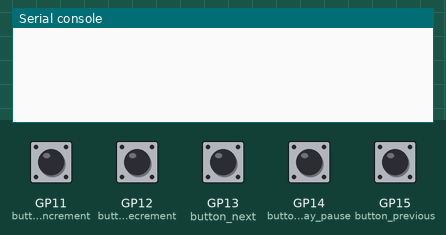
Simulated run of this program. Board: Raspberry Pi Pico running CircuitPython. Shown: the last lines printed to the serial console. Inputs (shaded band) come from the test bench; at power-on: GP11 (button_volume_increment), GP12 (button_volume_decrement), GP13 (button_next), GP14 (button_play_pause), GP15 (button_previous) LOW. USB keyboard and mouse output is not drawn.

Above: at 1.2 s.
1.3 s: GP11 (button_volume_increment) pulled HIGH for 0.15 s
At 2.5 s:
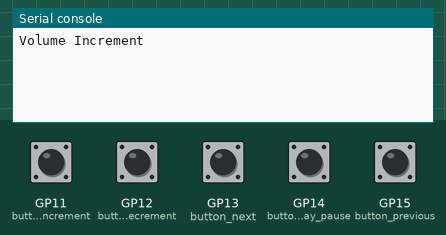
2.9 s: GP12 (button_volume_decrement) pulled HIGH for 0.15 s
At 3.9 s:
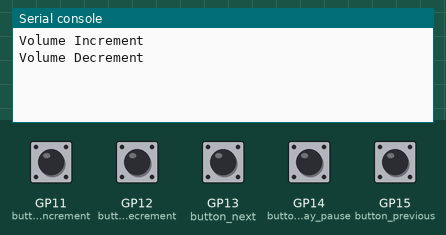
4.5 s: GP13 (button_next) pulled HIGH for 0.15 s
At 5.2 s:
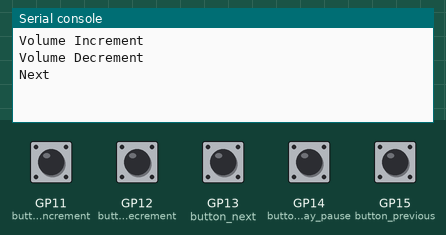
6.1 s: GP14 (button_play_pause) pulled HIGH for 0.15 s
At 6.6 s:
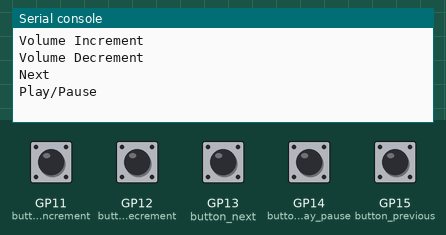
7.7 s: GP15 (button_previous) pulled HIGH for 0.15 s
At 9.1 s:
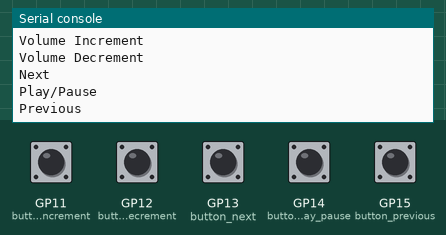

The program:

media_control.py
```python
"""
# Pinout

|Comand              |Pico |
|--------------------|-----|
|PLAY_PAUSE          |GP14 |
|SCAN_PREVIOUS_TRACK |GP15 |
|SCAN_NEXT_TRACK     |GP13 |
|VOLUME_DECREMENT    |GP12 |
|VOLUME_INCREMENT    |GP11 |

GitHub Modules
https://github.com/adafruit/Adafruit_CircuitPython_HID/releases/tag/6.1.1
"""

# Core Modules
import board
import digitalio
from time import sleep
import usb_hid

# CircuitPython Libraries
from adafruit_hid.consumer_control import ConsumerControl
from adafruit_hid.consumer_control_code import ConsumerControlCode

# Setup
button_play_pause = digitalio.DigitalInOut(board.GP14)
button_previous = digitalio.DigitalInOut(board.GP15)
button_next = digitalio.DigitalInOut(board.GP13)
button_volume_decrement = digitalio.DigitalInOut(board.GP12)
button_volume_increment = digitalio.DigitalInOut(board.GP11)

button_play_pause.switch_to_input(pull=digitalio.Pull.DOWN)
button_previous.switch_to_input(pull=digitalio.Pull.DOWN)
button_next.switch_to_input(pull=digitalio.Pull.DOWN)
button_volume_decrement.switch_to_input(pull=digitalio.Pull.DOWN)
button_volume_increment.switch_to_input(pull=digitalio.Pull.DOWN)

media_control = ConsumerControl(usb_hid.devices)

# Routine
while True:
    if button_play_pause.value:
        print("Play/Pause")
        media_control.send(ConsumerControlCode.PLAY_PAUSE)
        sleep(0.1)

    if button_previous.value:
        print("Previous")
        media_control.send(ConsumerControlCode.SCAN_PREVIOUS_TRACK)
        sleep(0.1)

    if button_next.value:
        print("Next")
        media_control.send(ConsumerControlCode.SCAN_NEXT_TRACK)
        sleep(0.1)

    if button_volume_decrement.value:
        print("Volume Decrement")
        media_control.send(ConsumerControlCode.VOLUME_DECREMENT)
        sleep(0.1)

    if button_volume_increment.value:
        print("Volume Increment")
        media_control.send(ConsumerControlCode.VOLUME_INCREMENT)
        sleep(0.1)

    # Small delay to reduce CPU usage
    sleep(0.1)
    
```

Measured:
- after the input at 1.3 s, the serial console: prints a new line at once (image 1)
- after the input at 2.9 s, the serial console: prints a new line at once (image 2)
- after the input at 4.5 s, the serial console: prints a new line at once (image 3)
- after the input at 6.1 s, the serial console: prints a new line at once (image 4)
- after the input at 7.7 s, the serial console: prints a new line at once (image 5)
